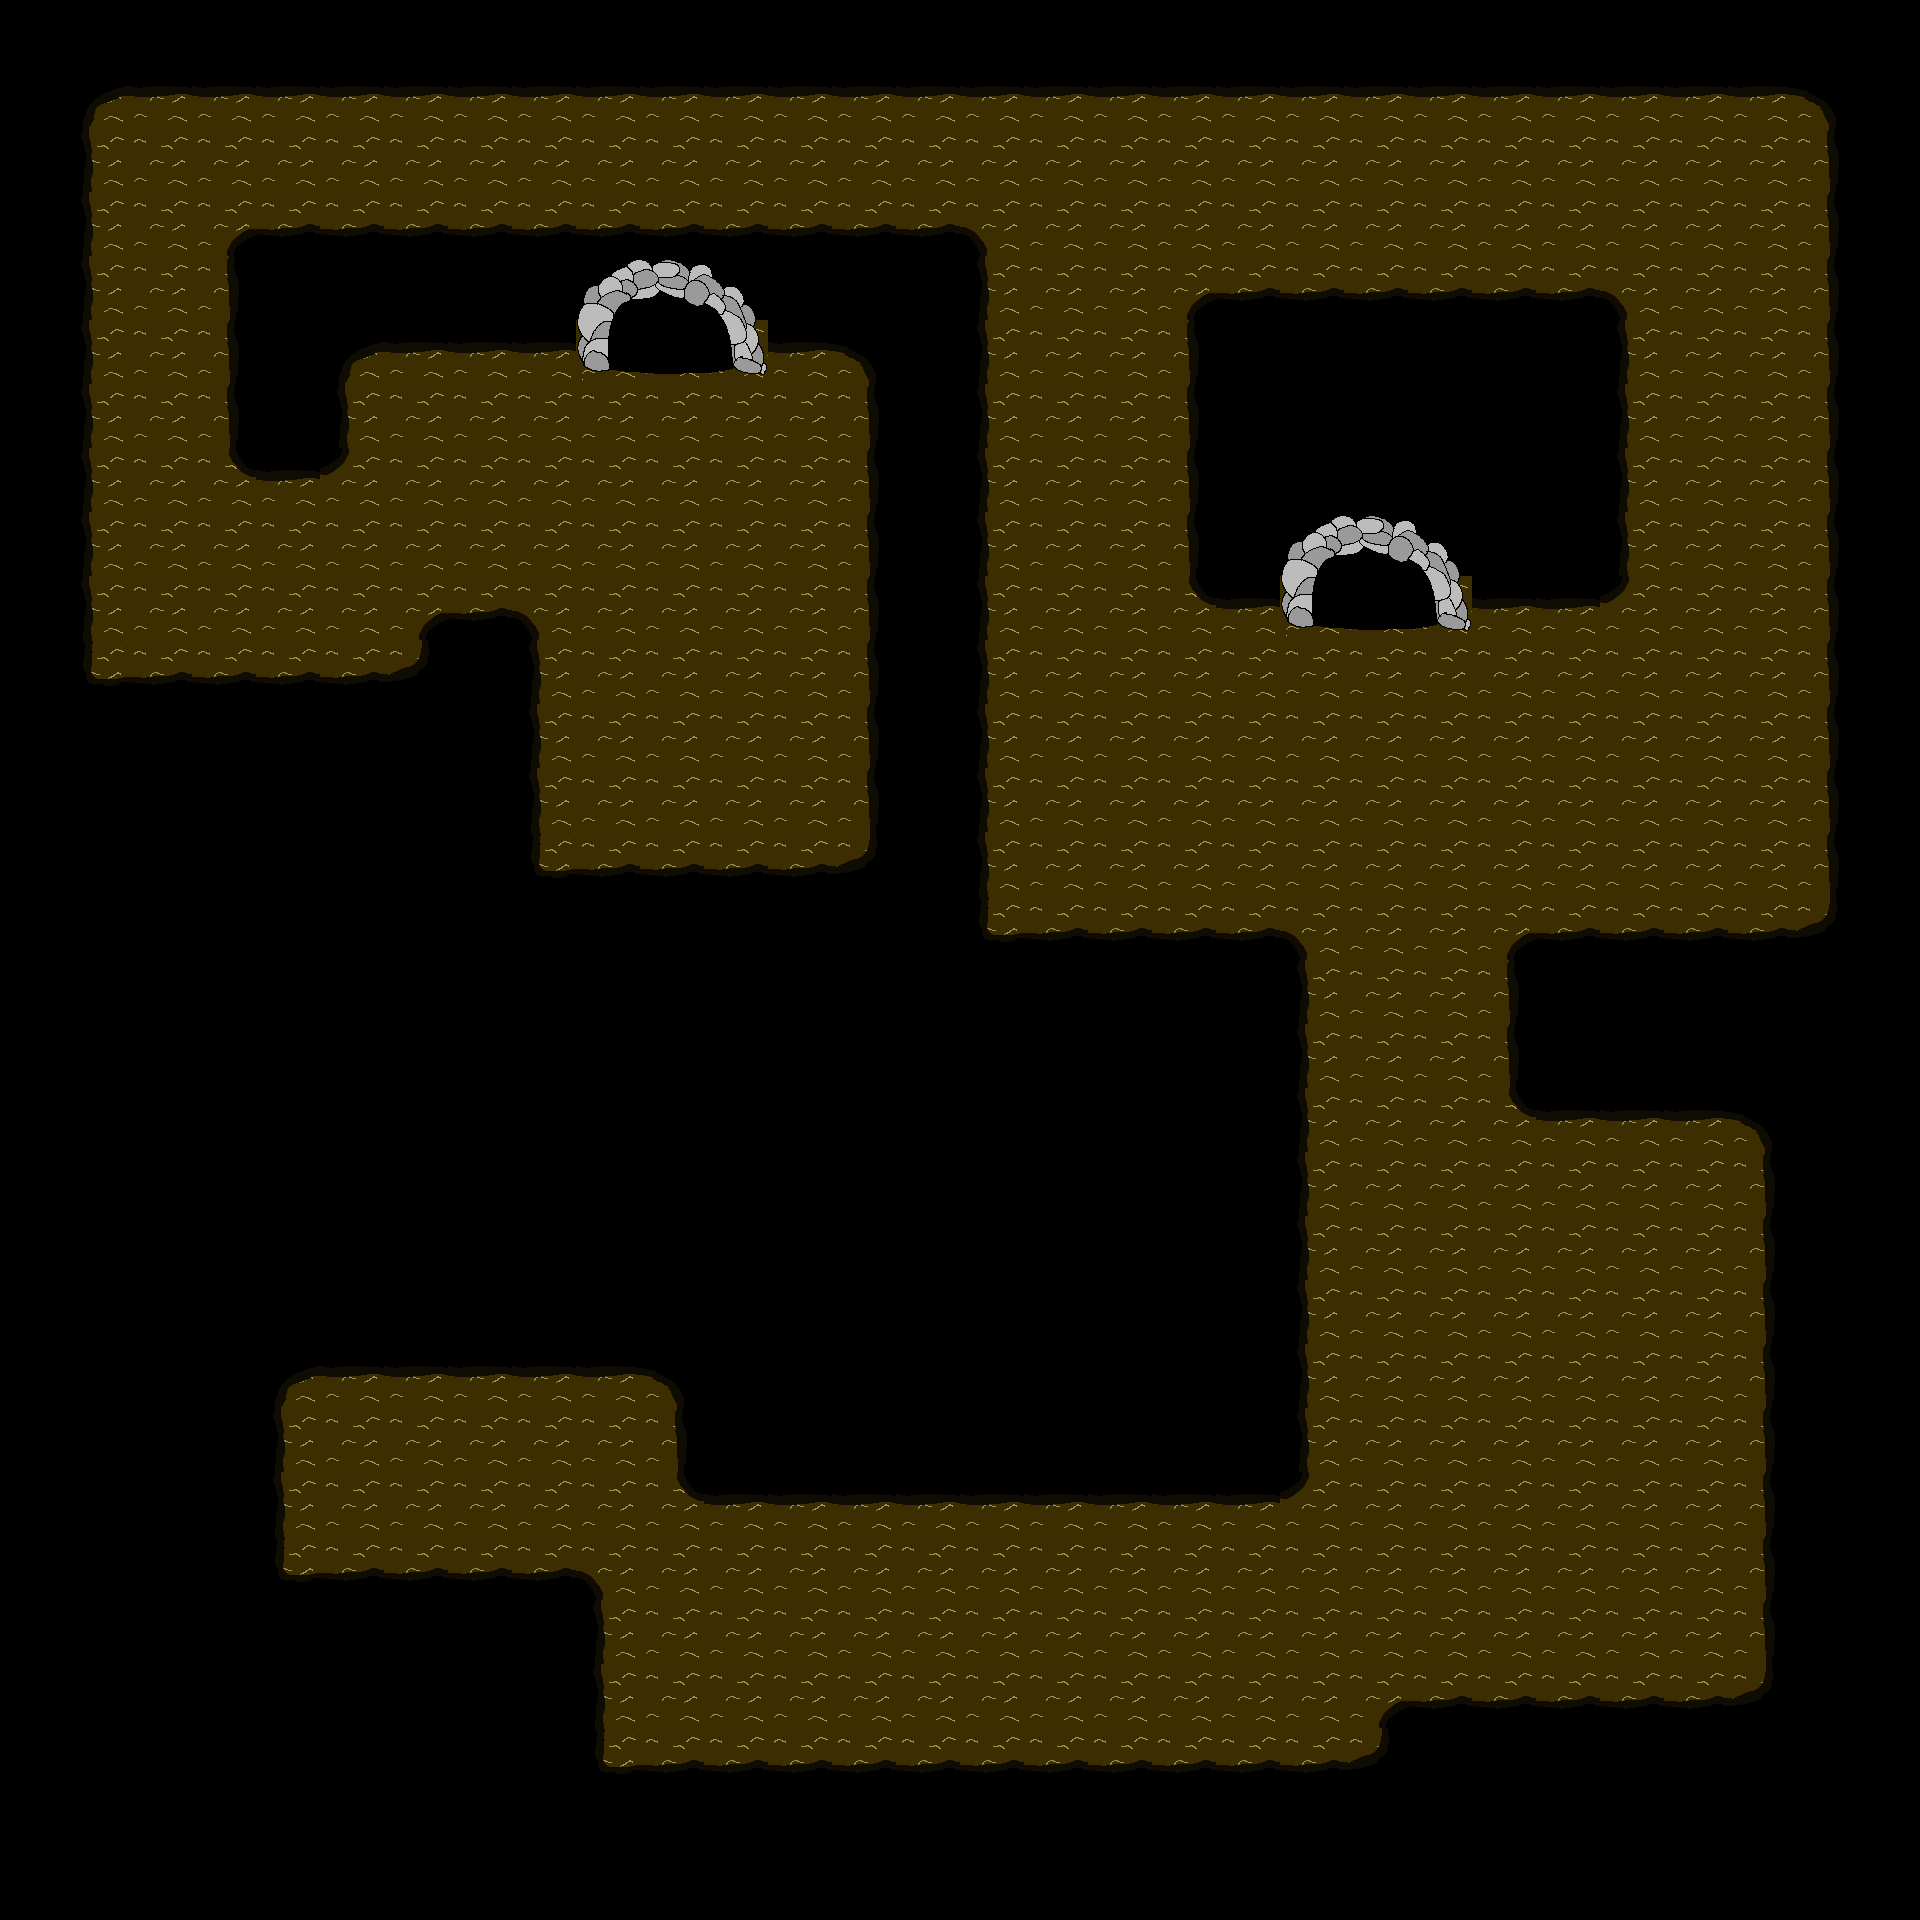

A 2D game scene composited from a Tiled map and its tileset images. What follows is a short description and the map's XML, with each tile layer's data collapsed to a summary:
An orthogonal 30x30 tile map with 64x64 px tiles, 3 tile layers (Ground, Detail, Overlay), 3 hidden layers not drawn, 2 tilesets and 3 objects (2x Portal, PlayerStart).

<map version="1.0" orientation="orthogonal" width="30" height="30" tilewidth="64" tileheight="64">
 <properties>
  <property name="Music" value="" />
 </properties>
 <tileset firstgid="1" name="Items" tilewidth="64" tileheight="64">
  <image source="Tilesheets/Items.png" width="128" height="260" />
 </tileset>
 <tileset firstgid="9" name="TileSheetRevised" tilewidth="64" tileheight="64">
  <image source="Tilesheets/TileSheetRevised.png" width="640" height="640" />
 </tileset>
 <layer name="Ground" width="30" height="30">
  <data>[900 cells, 900 non-empty, 1 distinct tile ids]</data>
 </layer>
 <layer name="Detail" width="30" height="30">
  <data>[900 cells, 427 non-empty, 4 distinct tile ids]</data>
 </layer>
 <layer name="Overlay" width="30" height="30">
  <data>[900 cells, 412 non-empty, 16 distinct tile ids]</data>
 </layer>
 <objectgroup name="Objects" width="30" height="30">
  <object name="RiverPortal" type="Portal" x="1339" y="611" width="68" height="64">
   <properties>
    <property name="DestinationMap" value="Maps\RiverArea" />
    <property name="DestinationTileLocation" value="5,3" />
   </properties>
  </object>
  <object name="FirstAreaPortal" type="Portal" x="636" y="348" width="68" height="64">
   <properties>
    <property name="DestinationMap" value="Maps\FirstArea" />
    <property name="DestinationTileLocation" value="6,5" />
   </properties>
  </object>
  <object name="PlayerStart" type="PlayerStart" x="550" y="489" width="61" height="56" />
 </objectgroup>
 <layer name="Items" width="30" height="30" visible="0">
  <data>[900 cells, 3 non-empty, 2 distinct tile ids]</data>
 </layer>
 <layer name="Clip" width="30" height="30" visible="0">
  <data>[900 cells, 423 non-empty, 1 distinct tile ids]</data>
 </layer>
 <layer name="AmmoClip" width="30" height="30" visible="0">
  <data>[900 cells, 421 non-empty, 1 distinct tile ids]</data>
 </layer>
</map>
